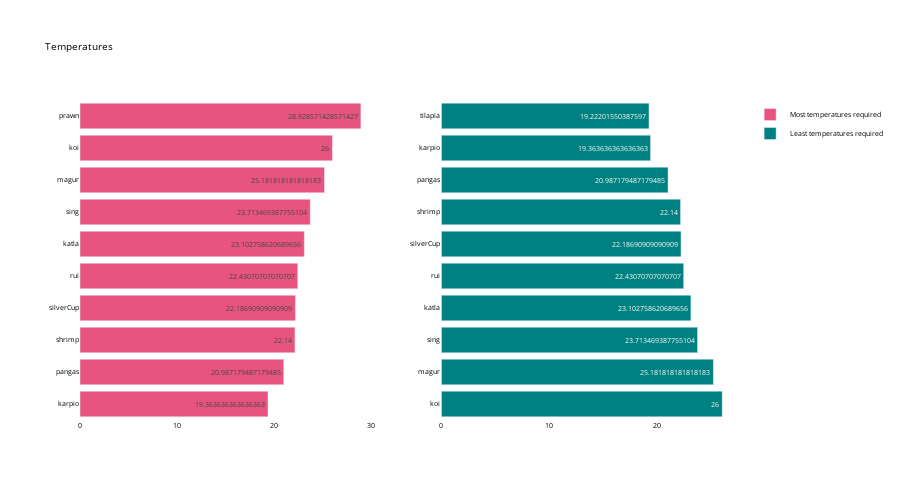

Write notebook code for a chart like this one.
### Code cell
fish_summary_temp = fish_summary.sort_values(by='temperature', 
                                          ascending=False)
  
fig = make_subplots(rows=1, cols=2)

top = {
    'y' : fish_summary_temp['temperature'][0:10].sort_values().index,
    'x' : fish_summary_temp['temperature'][0:10].sort_values()
}

last = {
    'y' : fish_summary_temp['temperature'][-10:].index,
    'x' : fish_summary_temp['temperature'][-10:]
}

fig.add_trace(
    go.Bar(top,
           name="Most temperatures required",
           marker_color=random.choice(colorarr),
           orientation='h',
          text=top['x']),
    
    row=1, col=1
)

fig.add_trace(
    go.Bar(last,
           name="Least temperatures required",
           marker_color=random.choice(colorarr),
           orientation='h',
          text=last['x']),
    row=1, col=2
)
fig.update_traces(texttemplate='%{text}', textposition='inside')
fig.update_layout(title_text="Temperatures",
                  plot_bgcolor='white',
                  font_size=7, 
                  font_color='black',
                 height=500)

fig.update_xaxes(showgrid=False)
fig.update_yaxes(showgrid=False)
fig.show()

### Figure 1 — Plotly figure (JSON) as saved in the notebook; plotly's stock layout.template omitted (floating-point values rounded to 4 significant figures)
{"data": [{"marker": {"color": "#E75480"}, "name": "Most temperatures required", "orientation": "h", "text": [19.36, 20.99, 22.14, 22.19, 22.43, 23.1, 23.71, 25.18, 26, 28.93], "textposition": "inside", "texttemplate": "%{text}", "type": "bar", "x": [19.36, 20.99, 22.14, 22.19, 22.43, 23.1, 23.71, 25.18, 26, 28.93], "xaxis": "x", "y": ["karpio", "pangas", "shrimp", "silverCup", "rui", "katla", "sing", "magur", "koi", "prawn"], "yaxis": "y"}, {"marker": {"color": "#008080"}, "name": "Least temperatures required", "orientation": "h", "text": [26, 25.18, 23.71, 23.1, 22.43, 22.19, 22.14, 20.99, 19.36, 19.22], "textposition": "inside", "texttemplate": "%{text}", "type": "bar", "x": [26, 25.18, 23.71, 23.1, 22.43, 22.19, 22.14, 20.99, 19.36, 19.22], "xaxis": "x2", "y": ["koi", "magur", "sing", "katla", "rui", "silverCup", "shrimp", "pangas", "karpio", "tilapia"], "yaxis": "y2"}], "layout": {"font": {"color": "black", "size": 7}, "height": 500, "plot_bgcolor": "white", "title": {"text": "Temperatures"}, "xaxis": {"anchor": "y", "domain": [0, 0.45], "showgrid": false}, "xaxis2": {"anchor": "y2", "domain": [0.55, 1], "showgrid": false}, "yaxis": {"anchor": "x", "domain": [0, 1], "showgrid": false}, "yaxis2": {"anchor": "x2", "domain": [0, 1], "showgrid": false}}}
